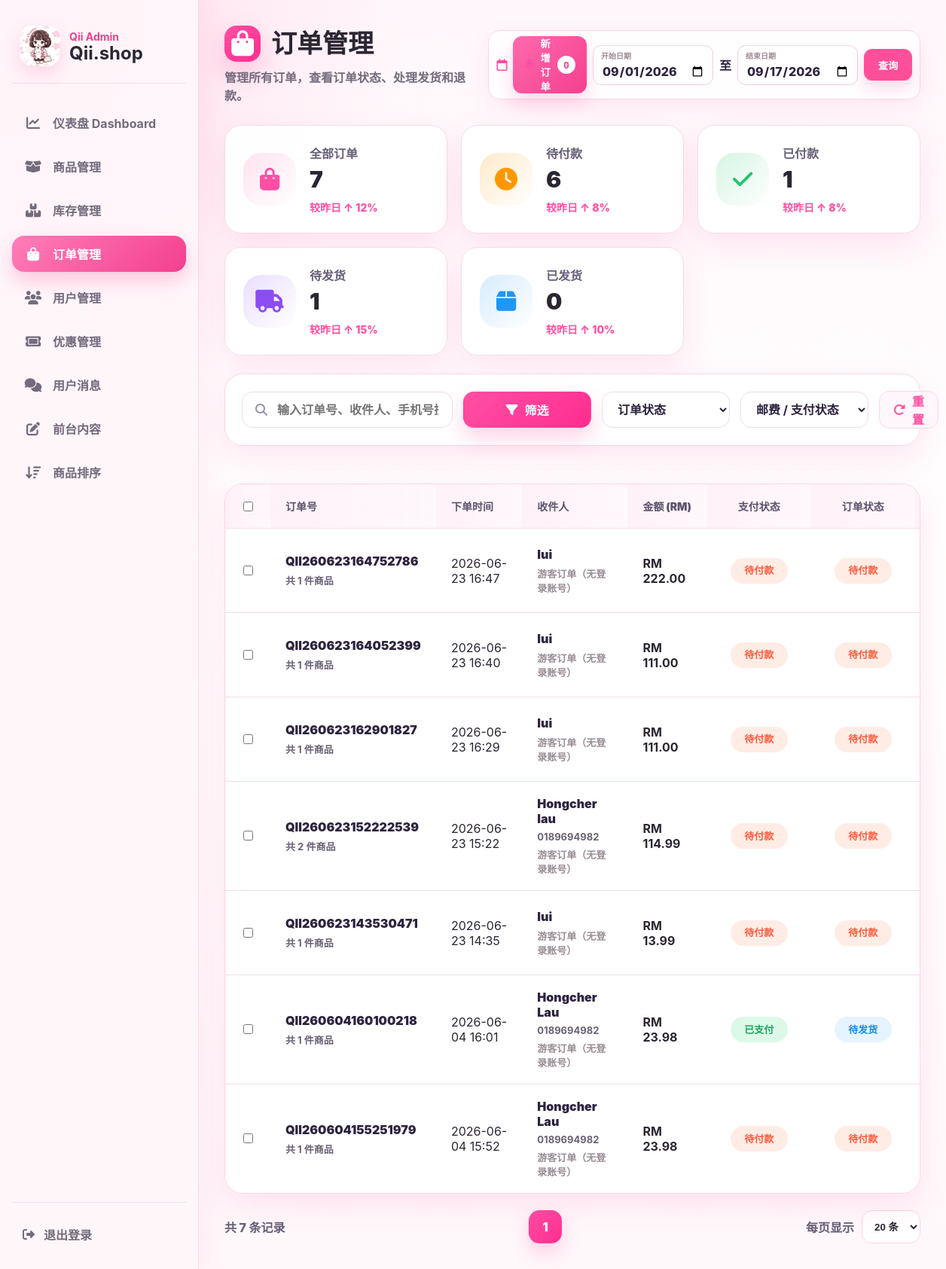
Page /a9sd8f7sd9f_admin/order.php (signed in) on the committed database.
### tables this page shows
CREATE TABLE IF NOT EXISTS orders (
  id INT AUTO_INCREMENT PRIMARY KEY,
  customer_id INT NULL,
  order_number VARCHAR(80) NOT NULL UNIQUE,
  receipt_token VARCHAR(128) NULL,
  total DECIMAL(10,2) NOT NULL DEFAULT 0.00,
  shipping DECIMAL(10,2) NOT NULL DEFAULT 0.00,
  discount DECIMAL(10,2) NOT NULL DEFAULT 0.00,
  coupon_code VARCHAR(80) NULL,
  grand_total DECIMAL(10,2) NOT NULL DEFAULT 0.00,
  region VARCHAR(20) NULL,
  order_status VARCHAR(80) NOT NULL DEFAULT 'draft',
  addr_name VARCHAR(160) NULL,
  addr_phone VARCHAR(80) NULL,
  addr_address TEXT NULL,
  addr_postcode VARCHAR(20) NULL,
  addr_state VARCHAR(80) NULL,
  order_note TEXT NULL,
  created_at DATETIME NOT NULL DEFAULT CURRENT_TIMESTAMP,
  updated_at DATETIME NULL DEFAULT NULL ON UPDATE CURRENT_TIMESTAMP,
  KEY idx_orders_created (created_at),
  KEY idx_orders_status (order_status),
  KEY idx_orders_customer (customer_id)
);

### a9sd8f7sd9f_admin/order.php (the view, shortened to what this page needs)
<?php
require_once __DIR__ . '/../app/customers.php';
function status_label(string $status): string {
    return [
        'pending' => '待付款',
        'awaiting_payment' => '待付款',
        'payment_received' => '已付款',
        'paid' => '待发货',
        'free_shipping_ready' => '已免邮可发货',
        'shipped' => '已发货',
        'completed' => '已完成',
        'stored_uncombined' => '存单未合单',
        'stored_combined' => '存单已合单',
        'cancelled' => '已取消',
        'draft' => '草稿',
    ][$status] ?? $status;
}
function status_class(string $status): string {
    return match ($status) {
        'payment_received' => 'paid',
        'paid' => 'ship',
        'free_shipping_ready' => 'ship',
        'shipped' => 'sent',
        'completed' => 'done',
        'stored_uncombined' => 'hold',
        'stored_combined' => 'combined',
        'cancelled' => 'cancel',
        default => 'pending',
    };
}
function new_order_seen_orders_file(): string {
    return __DIR__ . '/../logs/order-seen-orders.json';
}
function new_order_seen_orders(): array {
    $file = new_order_seen_orders_file();
    $data = json_decode((string)file_get_contents($file), true);
    return is_array($data) ? array_values(array_filter(array_map('strval', $data))) : [];
}
$search = trim($_GET['search'] ?? '');
$dateFrom = $_GET['date_from'] ?? '';
$dateTo = $_GET['date_to'] ?? '';
$dateFrom = preg_match('/^\d{4}-\d{2}-\d{2}$/', $dateFrom) ? $dateFrom : '';
$dateTo = preg_match('/^\d{4}-\d{2}-\d{2}$/', $dateTo) ? $dateTo : '';
$page = max(1, (int)($_GET['page'] ?? 1));
$limit = max(10, min(50, (int)($_GET['limit'] ?? 20)));
$offset = ($page - 1) * $limit;
$where = [];
$params = [];
$whereSql = $where ? 'WHERE ' . implode(' AND ', $where) : '';
$stmt = $pdo->prepare("SELECT COUNT(*) FROM orders o $whereSql");
$stmt->execute($params);
$totalOrders = (int)$stmt->fetchColumn();
$totalPages = max(1, (int)ceil($totalOrders / $limit));
$stmt = $pdo->prepare("
    SELECT o.*, c.name AS customer_name, c.email AS customer_email, COUNT(oi.id) AS item_count
    FROM orders o
    LEFT JOIN order_items oi ON oi.order_id=o.id
    LEFT JOIN customers c ON c.id=o.customer_id
    $whereSql
    GROUP BY o.id
    ORDER BY o.created_at DESC
    LIMIT $limit OFFSET $offset
");
$stmt->execute($params);
$orders = $stmt->fetchAll(PDO::FETCH_ASSOC);
$stats = [
    'all' => (int)$pdo->query("SELECT COUNT(*) FROM orders")->fetchColumn(),
    'pending' => (int)$pdo->query("SELECT COUNT(*) FROM orders WHERE order_status IN ('pending','awaiting_payment')")->fetchColumn(),
    'paid_payment' => (int)$pdo->query("SELECT COUNT(*) FROM orders WHERE order_status IN ('payment_received','paid','free_shipping_ready','shipped','completed')")->fetchColumn(),
    'paid' => (int)$pdo->query("SELECT COUNT(*) FROM orders WHERE order_status='paid'")->fetchColumn(),
    'shipped' => (int)$pdo->query("SELECT COUNT(*) FROM orders WHERE order_status='shipped'")->fetchColumn(),
    'stored' => (int)$pdo->query("SELECT COUNT(*) FROM orders WHERE order_status IN ('stored_uncombined','stored_combined')")->fetchColumn(),
];
$seenOrderNumbers = new_order_seen_orders();
$countSql = $seenOrderNumbers
    ? 'SELECT COUNT(*) FROM orders o WHERE o.order_status <> \'draft\' AND o.order_number NOT IN (' . implode(',', array_fill(0, count($seenOrderNumbers), '?')) . ')'
    : 'SELECT COUNT(*) FROM orders o WHERE o.order_status <> \'draft\'';
$countStmt = $pdo->prepare($countSql);
$countStmt->execute($seenOrderNumbers);
$newOrderCount = (int)$countStmt->fetchColumn();
?>
<!DOCTYPE html>
<html lang="zh-CN">
<head>
  <link rel="stylesheet" href="https://cdnjs.cloudflare.com/ajax/libs/font-awesome/6.5.0/css/all.min.css">
  <link rel="stylesheet" href="css/order_admin.css?v=20260604">
</head>
<body>
<?php include 'includes/admin_header.php'; ?>
<main class="main order-page">
  <header class="order-topbar">
    <div class="title-wrap">
      <h1><i class="fa-solid fa-bag-shopping"></i> 订单管理</h1>
      <p>管理所有订单，查看订单状态、处理发货和退款。</p>
    </div>
    <form method="get" class="date-range-form">
      <span class="date-pill">
        <i class="fa-regular fa-calendar"></i>
        <button type="button" class="new-order-btn" onclick="document.getElementById('newOrderDialog')?.showModal()">
          <i class="fa-solid fa-bell"></i>
          新增订单
          <b id="newOrderCountBadge"><?= $newOrderCount ?></b>
        </button>
        <label class="date-field"><span>开始日期</span><input type="date" name="date_from" value="<?= htmlspecialchars($dateFrom ?: date('Y-m-01')) ?>"></label>
        <span class="date-separator">至</span>
        <label class="date-field"><span>结束日期</span><input type="date" name="date_to" value="<?= htmlspecialchars($dateTo ?: date('Y-m-d')) ?>"></label>
        <button type="submit" class="date-range-submit">查询</button>
      </span>
    </form>
  </header>
  <section class="order-stats">
    <article class="stat-card"><span><i class="fa-solid fa-bag-shopping"></i></span><div><p>全部订单</p><strong data-stat-count="all"><?= $stats['all'] ?></strong><small>较昨日 ↑ 12%</small></div></article>
    <article class="stat-card orange"><span><i class="fa-solid fa-clock"></i></span><div><p>待付款</p><strong data-stat-count="pending"><?= $stats['pending'] ?></strong><small>较昨日 ↑ 8%</small></div></article>
    <article class="stat-card green"><span><i class="fa-solid fa-check"></i></span><div><p>已付款</p><strong data-stat-count="paid_payment"><?= $stats['paid_payment'] ?></strong><small>较昨日 ↑ 8%</small></div></article>
    <article class="stat-card purple"><span><i class="fa-solid fa-truck"></i></span><div><p>待发货</p><strong data-stat-count="paid"><?= $stats['paid'] ?></strong><small>较昨日 ↑ 15%</small></div></article>
    <article class="stat-card blue"><span><i class="fa-solid fa-box"></i></span><div><p>已发货</p><strong data-stat-count="shipped"><?= $stats['shipped'] ?></strong><small>较昨日 ↑ 10%</small></div></article>
  </section>
  <section class="order-tools glass-panel">
    <form method="get" class="order-filter">
      <label class="search-field"><i class="fa-solid fa-magnifying-glass"></i><input name="search" value="<?= htmlspecialchars($search) ?>" placeholder="输入订单号、收件人、手机号搜索"></label>
      <button type="button" class="filter-btn" id="toggleFilters"><i class="fa-solid fa-filter"></i> 筛选</button>
      <div id="filterPanel" class="mobile-filter-panel">
        <select name="order_status">
          <option value="">订单状态</option>
        </select>
        <select name="pay_status">
          <option value="">邮费 / 支付状态</option>
        </select>
        <a href="order.php" class="reset-btn"><i class="fa-solid fa-rotate-right"></i> 重置</a>
      </div>
    </form>
  </section>
  <div class="table-top-scroll" id="tableTopScroll">
    <div id="tableTopScrollInner"></div>
  </div>
  <section class="order-table-card" id="orderTableScroll">
    <table>
      <thead>
        <tr>
          <th><input type="checkbox" onclick="document.querySelectorAll('input[name*=order_ids]').forEach(cb => cb.checked = this.checked);"></th>
          <th>订单号</th>
          <th>下单时间</th>
          <th>收件人</th>
          <th>金额 (RM)</th>
          <th>支付状态</th>
          <th>订单状态</th>
          <th>地址 / 备注</th>
        </tr>
      </thead>
      <tbody>
        <?php foreach ($orders as $o): ?>
          <?php
            $isHoldOrder = in_array($o['order_status'], ['stored_uncombined', 'stored_combined'], true);
            $paid = in_array($o['order_status'], ['payment_received', 'paid', 'free_shipping_ready', 'shipped', 'completed'], true);
            $amount = (float)($o['grand_total'] ?: $o['total']);
          ?>
          <tr class="order-row" data-order-row data-order-status="<?= htmlspecialchars((string)$o['order_status']) ?>">
            <td class="check-cell"><input form="bulkForm" type="checkbox" name="order_ids[]" value="<?= (int)$o['id'] ?>"></td>
            <td class="order-info"><strong><?= htmlspecialchars($o['order_number']) ?></strong><small>共 <?= (int)$o['item_count'] ?> 件商品</small></td>
            <td><?= date('Y-m-d H:i', strtotime($o['created_at'])) ?></td>
            <td class="receiver-cell">
              <strong><?= htmlspecialchars($o['addr_name'] ?? '-') ?></strong>
              <small><?= htmlspecialchars($o['addr_phone'] ?? '') ?></small>
              <small style="color:<?= $o['customer_id'] ? '#d94b8a' : '#9a8d95' ?>;font-weight:800;">
                <?= $o['customer_id'] ? '会员：' . htmlspecialchars($o['customer_name'] ?: ('用户 #' . $o['customer_id'])) : '游客订单（无登录账号）' ?>
              </small>
            </td>
            <td><strong>RM <?= number_format($amount, 2) ?></strong></td>
            <td><span class="state-pill <?= $isHoldOrder ? 'hold' : ($paid ? 'paid' : 'unpaid') ?>" data-payment-status-pill><?= $isHoldOrder ? '存单' : ($paid ? '已支付' : '待付款') ?></span></td>
            <td><span class="state-pill <?= status_class($o['order_status']) ?>" data-order-status-pill><?= status_label($o['order_status']) ?></span></td>
            <td class="delivery-cell">
            </td>
          </tr>
        <?php endforeach; ?>
      </tbody>
    </table>
  </section>
  <footer class="order-pagination">
    <span>共 <?= $totalOrders ?> 条记录</span>
    <nav>
      <?php for ($i = 1; $i <= $totalPages; $i++): ?>
        <a class="<?= $i===$page?'active':'' ?>" href="?<?= http_build_query(array_merge($_GET, ['page'=>$i])) ?>"><?= $i ?></a>
      <?php endfor; ?>
    </nav>
    <form method="get" class="limit-form">
      <span>每页显示</span>
      <select name="limit" onchange="this.form.submit()">
        <option value="20" <?= $limit===20?'selected':'' ?>>20 条</option>
      </select>
    </form>
  </footer>
</main>
</body>
</html>

### a9sd8f7sd9f_admin/includes/admin_layout.css (style rules this page uses)
:root { --pink: #f43f8f; --pink-strong: #ec2f83; --pink-soft: #fff0f7; --pink-tint: #ffe3ef; --ink: #2b2633; --muted: #746b7d; --line: #f4dce8; --panel: rgba(255, 255, 255, 0.92); --shadow: 0 16px 42px rgba(244, 63, 143, 0.12); }
* { box-sizing: border-box; }
body { margin: 0; font-family: "Inter", "Microsoft YaHei", "PingFang SC", Arial, sans-serif; background: radial-gradient(circle at top left, rgba(255, 213, 230, 0.85), transparent 34rem), linear-gradient(180deg, #fff7fb 0%, #fff 48%, #fff8fb 100%); color: var(--ink); }
.main, .main-content { margin-left: 264px; padding: 34px; }
.page-card, .stat-card, .chart-container, .table-card { background: var(--panel); border: 1px solid var(--line); border-radius: 22px; box-shadow: var(--shadow); }
button, .button, .btn-update, .btn-view, .btn-delete { border: 0; border-radius: 14px; background: var(--pink); color: #fff; font-weight: 700; cursor: pointer; box-shadow: 0 10px 22px rgba(244, 63, 143, 0.2); }
input, select, textarea { border: 1px solid var(--line); border-radius: 12px; background: #fff; color: var(--ink); }

### a9sd8f7sd9f_admin/order.php (style rules this page uses)
.table-top-scroll { overflow-x: auto; overflow-y: hidden; height: 18px; margin: 0 0 8px 0; scrollbar-color: #8c8c8c transparent; scrollbar-width: auto; }
.table-top-scroll div { height: 1px; }
.order-table-card { width: 100%; overflow-x: auto !important; overflow-y: visible !important; scrollbar-color: #8c8c8c transparent; scrollbar-width: auto; }
.order-table-card table { min-width: 1500px; width: 1500px; }
.date-range-form { margin: 0; }
.date-range-form .date-pill { gap: 8px; padding: 7px 10px; }
.date-field { display: grid; gap: 2px; padding: 5px 10px; border: 1px solid #f5ccdd; border-radius: 11px; background: #fff; }
.date-field span { color: #a08895; font-size: 10px; font-weight: 800; }
.date-range-form input[type="date"] { width: 138px; min-height: 24px; border: 0; outline: 0; background: transparent; color: inherit; font: inherit; cursor: pointer; }
.date-range-submit { min-width: 64px; height: 42px; padding: 0 14px; border: 0; border-radius: 11px; background: #ff4f9a; color: #fff; font-weight: 900; cursor: pointer; }
.new-order-btn { display: inline-flex; align-items: center; justify-content: center; gap: 8px; min-height: 42px; padding: 0 15px; border: 0; border-radius: 12px; background: linear-gradient(135deg, #ff6aad, #f43f8f); color: #fff; font-weight: 900; cursor: pointer; box-shadow: 0 12px 24px rgba(244,63,143,.2); }
.new-order-btn b { min-width: 24px; height: 24px; display: inline-grid; place-items: center; border-radius: 999px; background: #fff; color: #f43f8f; padding: 0 7px; }

### rows in the picture
orders: order_number "QII260623164752786", item_count "1", created_at "2026-06-23 16:47", addr_name "lui", shows "游客订单（无登录账号）", grand_total "222.00", shows "待付款", order_status "待付款"
orders: order_number "QII260623164052399", item_count "1", created_at "2026-06-23 16:40", addr_name "lui", shows "游客订单（无登录账号）", grand_total "111.00", shows "待付款", order_status "待付款"
orders: order_number "QII260623162901827", item_count "1", created_at "2026-06-23 16:29", addr_name "lui", shows "游客订单（无登录账号）", grand_total "111.00", shows "待付款", order_status "待付款"
orders: order_number "QII260623152222539", item_count "2", created_at "2026-06-23 15:22", addr_name "Hongcher lau", addr_phone "0189694982", shows "游客订单（无登录账号）", grand_total "114.99", shows "待付款", order_status "待付款"
orders: order_number "QII260623143530471", item_count "1", created_at "2026-06-23 14:35", addr_name "lui", shows "游客订单（无登录账号）", grand_total "13.99", shows "待付款", order_status "待付款"
orders: order_number "QII260604160100218", item_count "1", created_at "2026-06-04 16:01", addr_name "Hongcher Lau", addr_phone "0189694982", shows "游客订单（无登录账号）", grand_total "23.98", shows "已支付", order_status "待发货"
orders: order_number "QII260604155251979", item_count "1", created_at "2026-06-04 15:52", addr_name "Hongcher Lau", addr_phone "0189694982", shows "游客订单（无登录账号）", grand_total "23.98", shows "待付款", order_status "待付款"

### other values in the picture
$item['label'] "仪表盘 Dashboard"
$item['label'] "商品管理"
$item['label'] "库存管理"
$item['label'] "订单管理"
$item['label'] "用户管理"
$item['label'] "优惠管理"
$item['label'] "用户消息"
$newOrderCount "0"
$stats['all'] "7"
$stats['pending'] "6"
$stats['paid_payment'] "1"
$stats['paid'] "1"
$stats['shipped'] "0"
$totalOrders "7"
